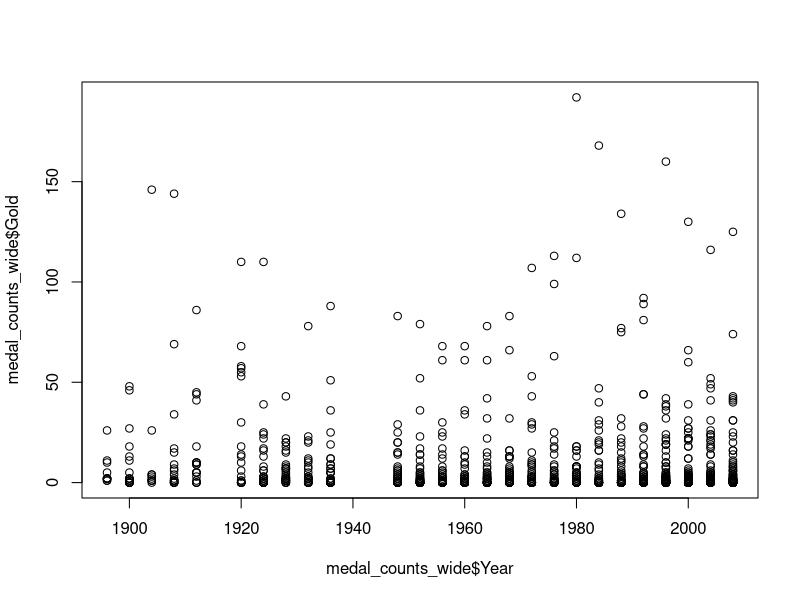
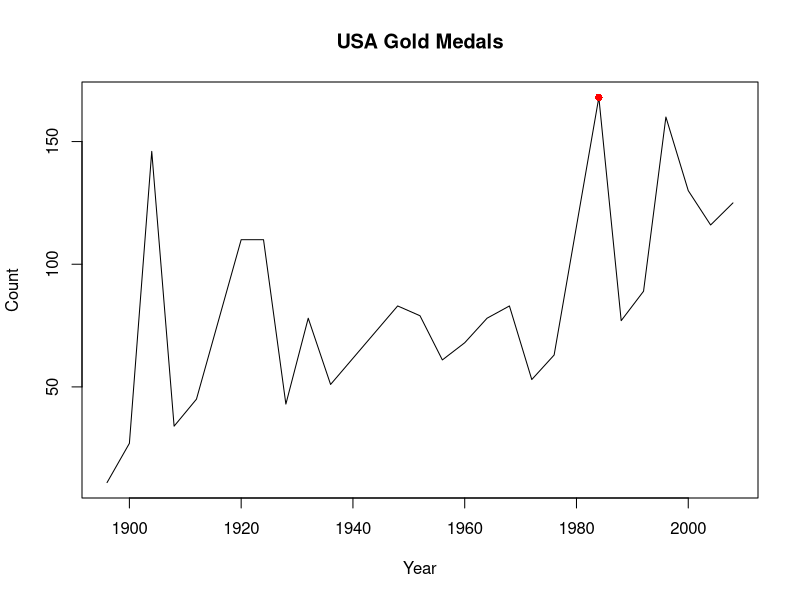
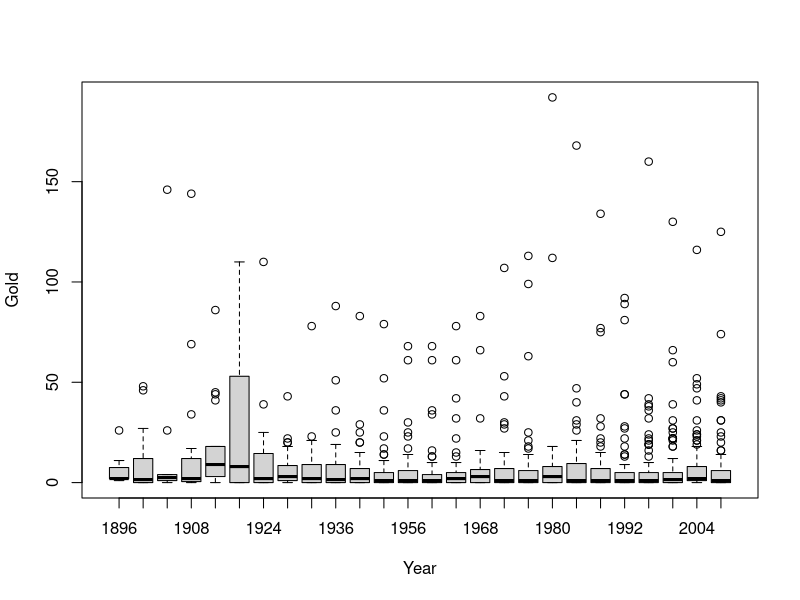
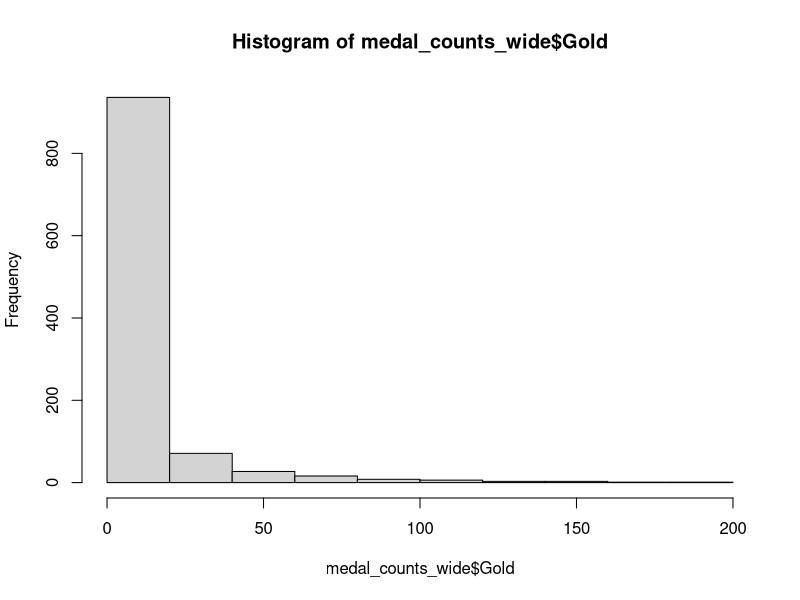
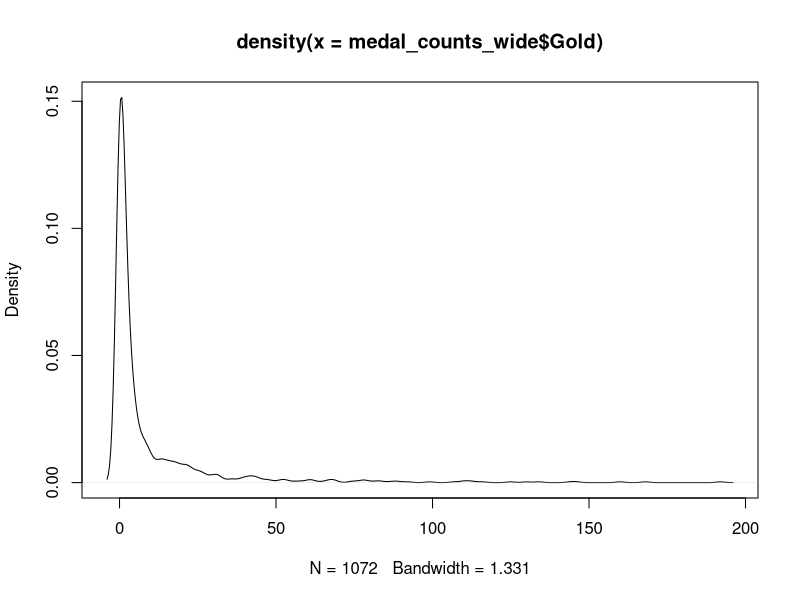
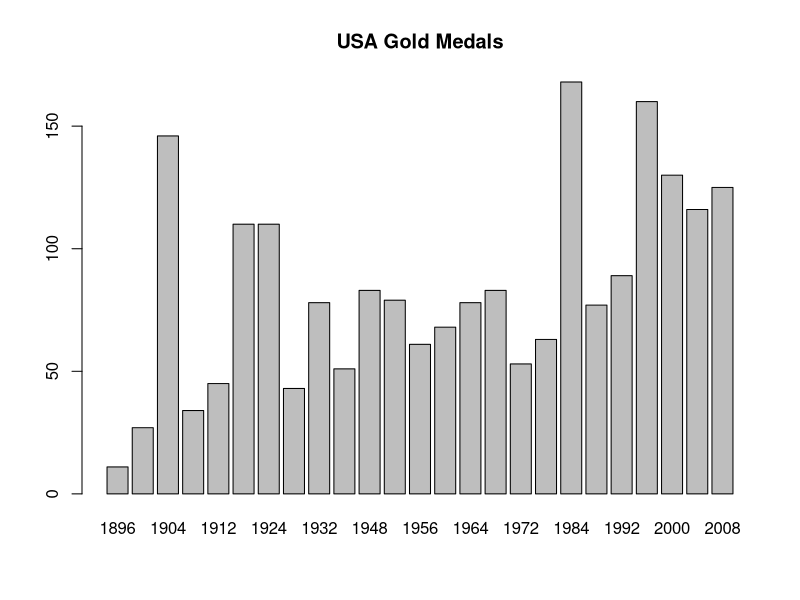
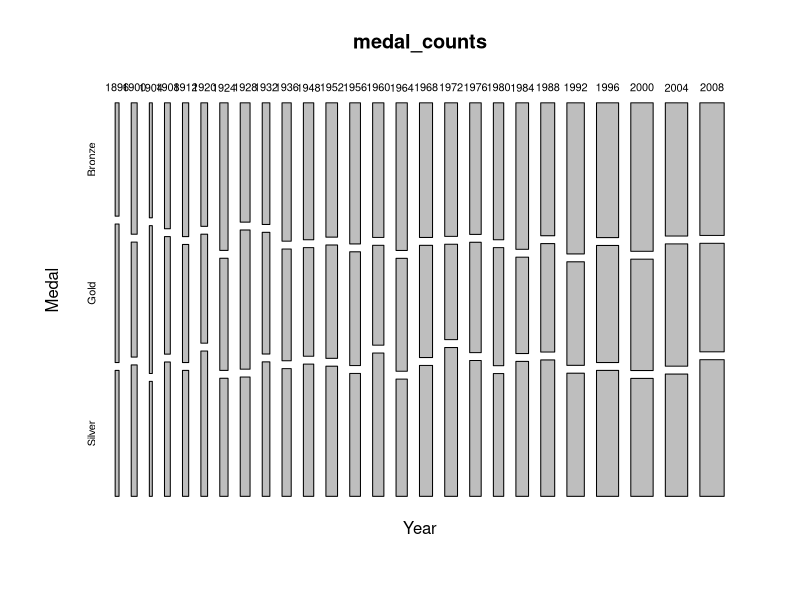
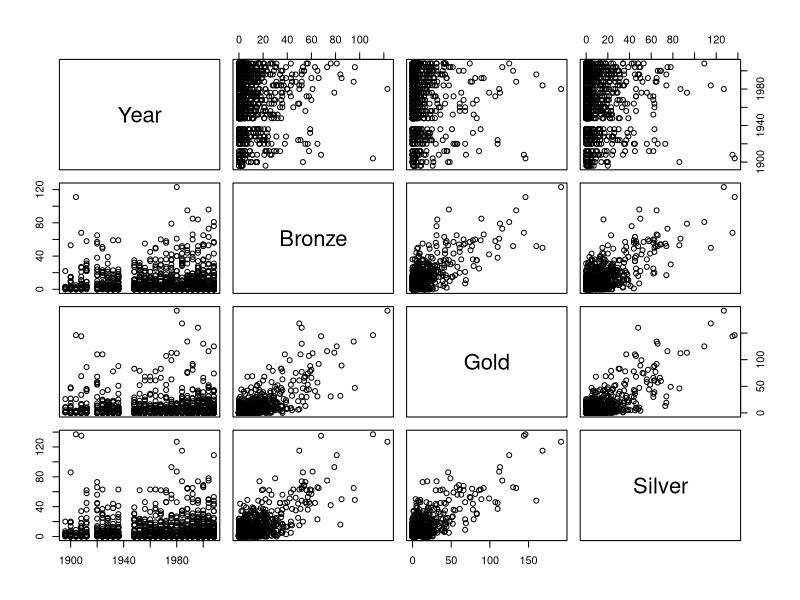

The R source for these figures, in order: (Note: this script raises an error after producing the figures.)
## ---- chunk 1
# include any code here you don't want to show up in the document,
# e.g. package and dataset loading
library(dplyr)
library(tidyr)
library(ggplot2)
library(gridExtra)
library(reshape2)
if(!('modules' %in% unlist(strsplit(getwd(), split = '/')))) setwd('modules')
medals <- read.csv(file.path('..', 'data', 'all_medalists.csv'),
                   stringsAsFactors = FALSE)
## ---- chunk 2
head(medals)
# dplyr and tidyr refresher
medal_counts <- medals %>%
  group_by(Medal, Year, NOC) %>%
  summarise(count = n())
head(medal_counts)
## ---- chunk 3
medal_counts_wide <- medal_counts %>% spread(key = Medal, value = count) %>%
  ungroup() %>%
  mutate(Bronze = ifelse(is.na(Bronze), 0, Bronze)) %>%
  mutate(Silver = ifelse(is.na(Silver), 0, Silver)) %>%
  mutate(Gold = ifelse(is.na(Gold), 0, Gold))
head(medal_counts_wide)
## ---- chunk 4
usa_gold_medals <-  medal_counts %>%
  dplyr::filter(Medal == "Gold") %>%
  dplyr::filter(NOC == "USA")
## ---- chunk 5
plot(medal_counts_wide$Year, medal_counts_wide$Gold) # Basic
plot(usa_gold_medals$Year, usa_gold_medals$count, type = "l",
     main = "USA Gold Medals",
     xlab = "Year", ylab = "Count") # with updated parameters
points(x = 1984, y = usa_gold_medals$count[usa_gold_medals$Year == 1984],
       col = "red", pch = 16)
## ---- chunk 6
boxplot(Gold~Year, data = medal_counts_wide)
hist(medal_counts_wide$Gold)
plot(density(medal_counts_wide$Gold))
barplot(usa_gold_medals$count, width = 4, names.arg = usa_gold_medals$Year,
                               main = "USA Gold Medals")
mosaicplot(Year~Medal, medal_counts)
## ---- chunk 7
medal_lm <- lm(Gold ~ Bronze + Silver, data = medal_counts_wide)

# Calls plotting method for class of the dataset ("data.frame")
plot(medal_counts_wide %>% select(-NOC))

# Calls plotting method for class of medal_lm object ("lm"), print first two plots only
plot(medal_lm, which=1:2)
## ---- chunk 8
p <- ggplot(data = medal_counts_wide, aes(x = Year, y = Gold)) +
                 geom_point(color = "gold")
p
p + geom_point(aes(x = Year, y = Silver), color = "gray") + ylab("Medals")
## ---- chunk 9
ggplot(medal_counts_wide, aes(x = Year, y = Gold)) + geom_point() +
                          ggtitle("Gold Medal Counts")
ggplot(usa_gold_medals, aes(x = Year, y = count)) + geom_line() +
                        ggtitle("USA Gold Medals")

# Boxplots
ggplot(medal_counts_wide, aes(x = factor(Year), y = Gold)) +
                          geom_boxplot() + ggtitle("Gold Medal Counts")
# Histogram
ggplot(medal_counts_wide, aes(x = Gold)) + geom_histogram() +
                          ggtitle("Gold Medal Counts")
# Density plot
ggplot(medal_counts_wide, aes(x = Gold)) + geom_density() +
                          ggtitle("Gold Medal Counts")
# Bar chart
ggplot(usa_gold_medals, aes(x = Year, y = count)) + geom_bar(stat = "identity")
## ---- chunk 10
# This combines the subsetting and plotting into one step
medal_counts %>%
  dplyr::filter(Medal == "Gold") %>%
  dplyr::filter(NOC == "USA") %>%
  ggplot(aes(x = Year, y = count)) + geom_line()
## ---- chunk 11
usa_all_medals <- medal_counts %>%
  dplyr::filter(NOC == "USA")

# ggplot2 call
ggplot(data = usa_all_medals, aes(x = Year, y = count)) +
            geom_line(aes(color = Medal))
## ---- chunk 12
usa_all_medals_untidy <- medal_counts_wide %>%
  dplyr::filter(NOC == "USA")

# Base graphics call
plot(usa_all_medals_untidy$Year, usa_all_medals_untidy$Gold, col = "green",
                                 type = "l")
lines(usa_all_medals_untidy$Year, usa_all_medals_untidy$Silver, col = "blue")
lines(usa_all_medals_untidy$Year, usa_all_medals_untidy$Bronze, col = "red")
legend("right", legend = c("Gold", "Silver", "Bronze"),
                fill = c("green", "blue", "red"))
## ---- chunk 13
ggplot(data = usa_gold_medals, aes(x = count)) + geom_density() # ggplot2
## ---- chunk 14
ggplot(data = usa_gold_medals, aes(x = Year, y = count)) + geom_point() # ggplot2
## ---- chunk 15
ggplot(data = usa_gold_medals, aes(x = Year, y = count)) + geom_line() # ggplot2
## ---- chunk 16
# Create a dataframe of median number of gold medals by country
# note that the conversion to 'double' is because the median
# calculation had an error with 'count' is stored as integer
median_gold_medals <- medal_counts %>%
  dplyr::filter(Medal == "Gold") %>%
  mutate(count = as.double(count)) %>%
  group_by(NOC) %>%
  summarise(med = median(count))

ggplot(data = median_gold_medals[1:15, ], aes(x = NOC, y = med)) +
            geom_bar(stat="identity") # ggplot2
## ---- chunk 17
# Notice that here, you must explicitly convert numeric years to factors
ggplot(data = medal_counts_wide, aes(x = factor(Year), y = Gold)) +
            geom_boxplot() # ggplot2
## ---- chunk 18
# Subset the data to North America countries for easier viewing
northern_hem <- medal_counts_wide %>%
  dplyr::filter(NOC %in% c("USA",
                           "CAN", # Canada
                           "CUB", # Cuba
                           "MEX")) # Mexico

ggplot(data = northern_hem, aes(x = Year, y = Gold)) + geom_point() +
            facet_wrap(~NOC) # ggplot2
## ---- chunk 19
data(volcano) # Load volcano contour data
volcano[1:10, 1:10] # Examine volcano dataset (first 10 rows and columns)
volcano3d <- melt(volcano) # Use reshape2 package to melt the data into tidy form
head(volcano3d) # Examine volcano3d dataset (head)
names(volcano3d) <- c("xvar", "yvar", "zvar") # Rename volcano3d columns

ggplot(data = volcano3d, aes(x = xvar, y = yvar, z = zvar)) +
            geom_contour() # ggplot2
## ---- chunk 20
ggplot(data = volcano3d, aes(x = xvar, y = yvar, z = zvar)) +
            geom_tile(aes(fill = zvar)) # ggplot2
## ---- chunk 21
ggplot(data = usa_all_medals, aes(x = Year, y = count)) +
            geom_line(aes(color = Medal))
## ---- chunk 22
ggplot(data = usa_all_medals, aes(x = Year, y = count)) +
            geom_point(color = Medal)
ggplot(data = usa_all_medals, aes(x = Year, y = count)) +
            geom_point(color = "Medal")
ggplot(data = usa_all_medals, aes(x = Year, y = count)) +
            geom_point(color = "red")
## ---- chunk 23
ggplot(data = northern_hem, aes(x = Year, y = Gold)) +
            geom_line(aes(linetype = NOC))
ggplot(data = northern_hem, aes(x = Year, y = Gold)) +
            geom_point(aes(shape = NOC, color = NOC))
## ---- chunk 24
ggplot(data = northern_hem, aes(x = Year, y = Silver)) +
            geom_point(aes(color = Gold))
ggplot(data = northern_hem, aes(x = Year, y = Silver)) +
            geom_point(aes(size = Gold))
## ---- chunk 25
ggplot(data = northern_hem, aes(x = Year, y = Silver)) +
            geom_point(aes(size = Gold, color = NOC))
## ---- chunk 26
ggplot(data = usa_gold_medals, aes(x = Year, y = count)) + geom_point() +
  xlab(label = "Year") +
  ylab(label = "Number of Gold Medals Won") +
  ggtitle(label = "Cool Graph") # ggplot2
## ---- chunk 27
ggplot(data = usa_gold_medals, aes(x = Year, y = count)) +
            geom_point() # ggplot2
ggplot(data = usa_gold_medals, aes(x = Year, y = count)) +
            geom_point(size=3) # ggplot2
ggplot(data = usa_gold_medals, aes(x = Year, y = count)) +
            geom_point(size=1) # ggplot2
## ---- chunk 28
ggplot(data = usa_gold_medals, aes(x = Year, y = count)) +
            geom_point(color = colors()[11]) # ggplot2
ggplot(data = usa_gold_medals, aes(x = Year, y = count)) +
            geom_point(color = "red") # ggplot2
## ---- chunk 29
ggplot(data = usa_gold_medals, aes(x = Year, y = count)) +
            geom_point(shape = 3) # ggplot2
ggplot(data = usa_gold_medals, aes(x = Year, y = count)) +
            geom_point(shape = "w") # ggplot2
ggplot(data = usa_gold_medals, aes(x = Year, y = count)) +
            geom_point(shape = "$", size=5) # ggplot2
## ---- chunk 30
ggplot(data = usa_gold_medals, aes(x = Year, y = count)) +
            geom_line(linetype = 1) # ggplot2
ggplot(data = usa_gold_medals, aes(x = Year, y = count)) +
            geom_line(linetype = 2) # ggplot2
ggplot(data = usa_gold_medals, aes(x = Year, y = count)) +
            geom_line(linetype = 5, size = 2) # ggplot2
## ---- chunk 31
ggplot(data = usa_gold_medals, aes(x = Year, y = count)) + geom_point()

# Add linear model (lm) smoother
ggplot(data = usa_gold_medals, aes(x = Year, y = count)) + geom_point() +
  geom_smooth(method = "lm")

# Add local linear model (loess) smoother, span of 0.75 (more smoothed)
ggplot(data = usa_gold_medals, aes(x = Year, y = count)) + geom_point() +
  geom_smooth(method = "loess", span = .75)

# Add local linear model (loess) smoother, span of 0.25 (less smoothed)
ggplot(data = usa_gold_medals, aes(x = Year, y = count)) + geom_point() +
  geom_smooth(method = "loess", span = .25)

# Add linear model (lm) smoother, no standard error shading
ggplot(data = usa_gold_medals, aes(x = Year, y = count)) + geom_point() +
  geom_smooth(method = "lm", se = FALSE)

# Add local linear model (loess) smoother, no standard error shading
ggplot(data = usa_gold_medals, aes(x = Year, y = count)) + geom_point() +
  geom_smooth(method = "loess", se = FALSE)

# Add a local linear (loess) smoother for each medal, no standard error shading
ggplot(data = usa_all_medals, aes(x = Year, y = count)) +
  geom_point(aes(color = Medal)) +
  geom_smooth(aes(color = Medal), method = "loess", se = FALSE)
## ---- chunk 32
# Initialize gridExtra library
library(gridExtra)

# Create 3 plots to combine in a table
plot1 <- ggplot(data = medal_counts_wide, aes(x = Year, y = Gold)) +
  geom_point(color = "gold") +
  geom_point(aes(x = Year, y = Silver), color = "gray") +
  geom_point(aes(x = Year, y = Bronze), color = "brown") +
  ylab("Medals")
plot2 <- ggplot(data = usa_all_medals, aes(x = Year, y = count)) +
      geom_line(aes(color = Medal))
plot3 <- ggplot(data = northern_hem, aes(x = Year, y = Gold)) +
      geom_line(aes(linetype = NOC))


# Call grid.arrange
grid.arrange(plot1, plot2, plot3, nrow=3, ncol = 1)
## ---- chunk 33
# Install and initialize patchwork library
#devtools::install_github("thomasp85/patchwork")
library(patchwork)

# Create 3 plots to combine in a table
plot1 <- ggplot(data = medal_counts_wide, aes(x = Year, y = Gold)) +
  geom_point(color = "gold") +
  geom_point(aes(x = Year, y = Silver), color = "gray") +
  geom_point(aes(x = Year, y = Bronze), color = "brown") +
  ylab("Medals")
plot2 <- ggplot(data = usa_all_medals, aes(x = Year, y = count)) +
      geom_line(aes(color = Medal))
plot3 <- ggplot(data = northern_hem, aes(x = Year, y = Gold)) +
      geom_line(aes(linetype = NOC))


# use the patchwork operators
# stack plots horizontally
plot1 + plot2 + plot3

# stack plots vertically
plot1 / plot2 / plot3

# side-by-side plots with third plot below
(plot1 | plot2) / plot3

# side-by-side plots with a space in between, and a third plot below
(plot1 | plot_spacer() | plot2) / plot3

# stack plots vertically and alter with a single "gg_theme"
(plot1 / plot2 / plot3) & theme_bw()
